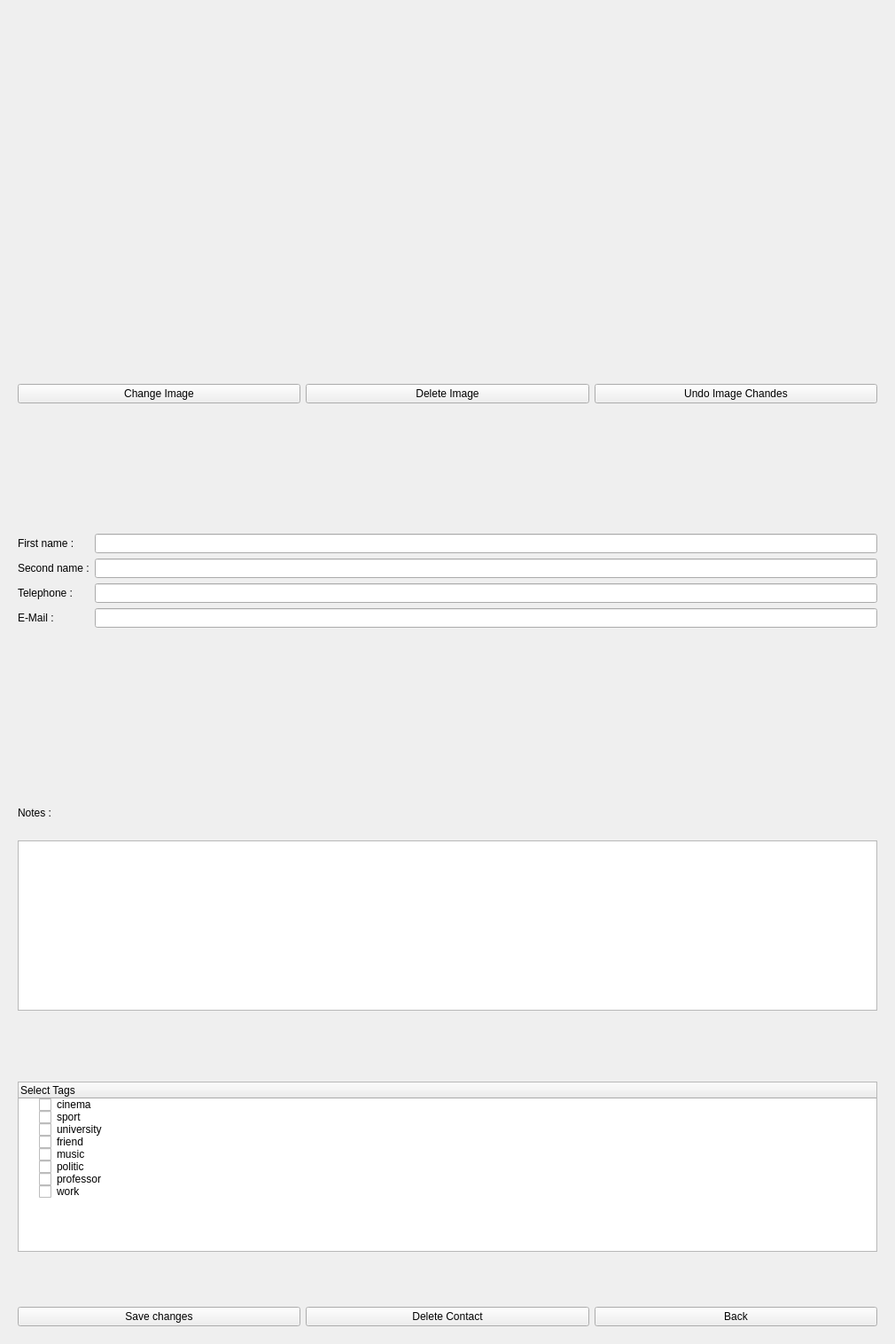
<?xml version="1.0" encoding="UTF-8"?>
<ui version="4.0">
 <class>ContactWidget</class>
 <widget class="QWidget" name="ContactWidget">
  <property name="geometry">
   <rect>
    <x>0</x>
    <y>0</y>
    <width>1010</width>
    <height>1516</height>
   </rect>
  </property>
  <property name="windowTitle">
   <string>Contact</string>
  </property>
  <layout class="QVBoxLayout" name="verticalLayout">
   <item>
    <widget class="QWidget" name="photoWidget" native="true">
     <layout class="QHBoxLayout" name="horizontalLayout">
      <item>
       <widget class="QLabel" name="photo">
        <property name="sizePolicy">
         <sizepolicy hsizetype="Fixed" vsizetype="Fixed">
          <horstretch>0</horstretch>
          <verstretch>0</verstretch>
         </sizepolicy>
        </property>
        <property name="text">
         <string>&lt;html&gt;&lt;head/&gt;&lt;body&gt;&lt;p&gt;&lt;br/&gt;&lt;/p&gt;&lt;/body&gt;&lt;/html&gt;</string>
        </property>
       </widget>
      </item>
     </layout>
    </widget>
   </item>
   <item>
    <widget class="QWidget" name="photoButtonsWidegt" native="true">
     <layout class="QHBoxLayout" name="horizontalLayout_3">
      <item>
       <widget class="QPushButton" name="changeImgButton">
        <property name="text">
         <string>Change Image</string>
        </property>
       </widget>
      </item>
      <item>
       <widget class="QPushButton" name="deleteImageButton">
        <property name="text">
         <string>Delete Image</string>
        </property>
       </widget>
      </item>
      <item>
       <widget class="QPushButton" name="resetImgButton">
        <property name="text">
         <string>Undo Image Chandes</string>
        </property>
       </widget>
      </item>
     </layout>
    </widget>
   </item>
   <item>
    <widget class="QWidget" name="infoWidget" native="true">
     <layout class="QFormLayout" name="formLayout">
      <item row="0" column="0">
       <widget class="QLabel" name="nameText">
        <property name="text">
         <string>First name :</string>
        </property>
       </widget>
      </item>
      <item row="0" column="1">
       <widget class="QLineEdit" name="nameLine">
        <property name="text">
         <string/>
        </property>
       </widget>
      </item>
      <item row="1" column="0">
       <widget class="QLabel" name="secondNameText">
        <property name="text">
         <string>Second name :</string>
        </property>
       </widget>
      </item>
      <item row="1" column="1">
       <widget class="QLineEdit" name="seconNameLine">
        <property name="text">
         <string/>
        </property>
       </widget>
      </item>
      <item row="2" column="0">
       <widget class="QLabel" name="phoneText">
        <property name="text">
         <string>Telephone :</string>
        </property>
       </widget>
      </item>
      <item row="2" column="1">
       <widget class="QLineEdit" name="telephoneLine">
        <property name="text">
         <string/>
        </property>
       </widget>
      </item>
      <item row="3" column="0">
       <widget class="QLabel" name="mailText">
        <property name="text">
         <string>E-Mail :</string>
        </property>
       </widget>
      </item>
      <item row="3" column="1">
       <widget class="QLineEdit" name="emailLine">
        <property name="text">
         <string/>
        </property>
       </widget>
      </item>
     </layout>
    </widget>
   </item>
   <item>
    <widget class="QWidget" name="notesWidget" native="true">
     <layout class="QVBoxLayout" name="verticalLayout_3">
      <item>
       <widget class="QLabel" name="notesLabel">
        <property name="sizePolicy">
         <sizepolicy hsizetype="Fixed" vsizetype="Fixed">
          <horstretch>0</horstretch>
          <verstretch>0</verstretch>
         </sizepolicy>
        </property>
        <property name="text">
         <string>Notes :</string>
        </property>
       </widget>
      </item>
      <item>
       <widget class="QTextEdit" name="noteBox">
        <property name="sizePolicy">
         <sizepolicy hsizetype="Expanding" vsizetype="Fixed">
          <horstretch>0</horstretch>
          <verstretch>0</verstretch>
         </sizepolicy>
        </property>
       </widget>
      </item>
     </layout>
    </widget>
   </item>
   <item>
    <widget class="QWidget" name="tagsWidget" native="true">
     <layout class="QVBoxLayout" name="verticalLayout_2">
      <item>
       <widget class="QTreeWidget" name="tagsList">
        <property name="sizePolicy">
         <sizepolicy hsizetype="Expanding" vsizetype="Fixed">
          <horstretch>0</horstretch>
          <verstretch>0</verstretch>
         </sizepolicy>
        </property>
        <column>
         <property name="text">
          <string>Select Tags</string>
         </property>
        </column>
        <item>
         <property name="text">
          <string>cinema</string>
         </property>
         <property name="checkState">
          <enum>Unchecked</enum>
         </property>
        </item>
        <item>
         <property name="text">
          <string>sport</string>
         </property>
         <property name="checkState">
          <enum>Unchecked</enum>
         </property>
        </item>
        <item>
         <property name="text">
          <string>university</string>
         </property>
         <property name="checkState">
          <enum>Unchecked</enum>
         </property>
        </item>
        <item>
         <property name="text">
          <string>friend</string>
         </property>
         <property name="checkState">
          <enum>Unchecked</enum>
         </property>
        </item>
        <item>
         <property name="text">
          <string>music</string>
         </property>
         <property name="checkState">
          <enum>Unchecked</enum>
         </property>
        </item>
        <item>
         <property name="text">
          <string>politic</string>
         </property>
         <property name="checkState">
          <enum>Unchecked</enum>
         </property>
        </item>
        <item>
         <property name="text">
          <string>professor</string>
         </property>
         <property name="checkState">
          <enum>Unchecked</enum>
         </property>
        </item>
        <item>
         <property name="text">
          <string>work</string>
         </property>
         <property name="checkState">
          <enum>Unchecked</enum>
         </property>
        </item>
       </widget>
      </item>
     </layout>
    </widget>
   </item>
   <item>
    <widget class="QWidget" name="buttonWidget" native="true">
     <property name="sizePolicy">
      <sizepolicy hsizetype="Minimum" vsizetype="Fixed">
       <horstretch>0</horstretch>
       <verstretch>0</verstretch>
      </sizepolicy>
     </property>
     <layout class="QHBoxLayout" name="horizontalLayout_2">
      <item>
       <widget class="QPushButton" name="saveButton">
        <property name="text">
         <string>Save changes</string>
        </property>
       </widget>
      </item>
      <item>
       <widget class="QPushButton" name="deleteButton">
        <property name="text">
         <string>Delete Contact</string>
        </property>
       </widget>
      </item>
      <item>
       <widget class="QPushButton" name="backButton">
        <property name="sizePolicy">
         <sizepolicy hsizetype="Minimum" vsizetype="Fixed">
          <horstretch>0</horstretch>
          <verstretch>0</verstretch>
         </sizepolicy>
        </property>
        <property name="text">
         <string>Back</string>
        </property>
       </widget>
      </item>
     </layout>
    </widget>
   </item>
  </layout>
 </widget>
 <resources/>
 <connections/>
</ui>
